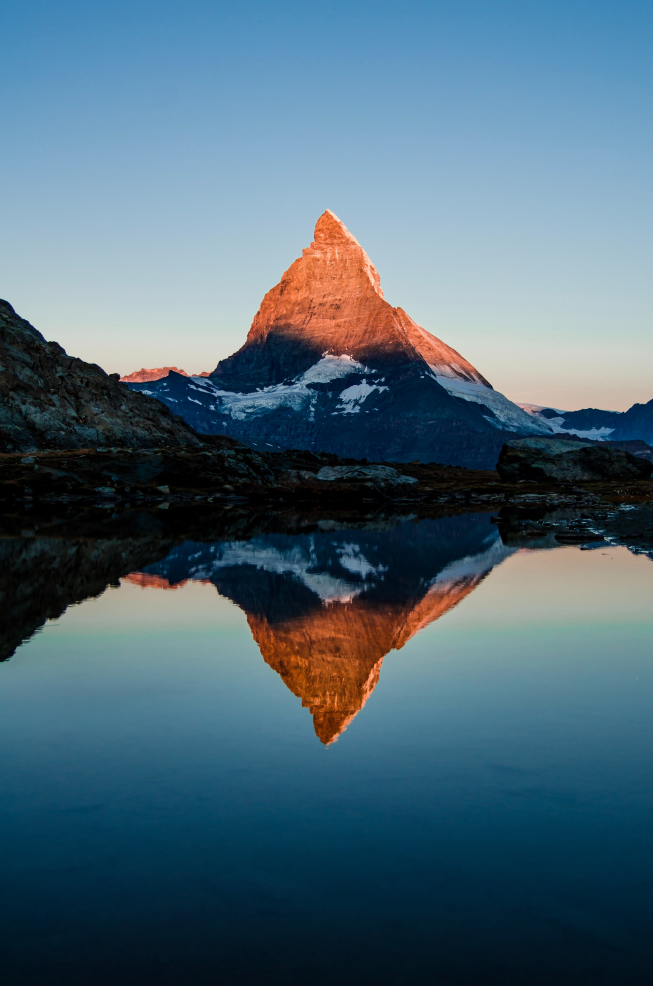
#> input picture testPexel/highRes/pexels-chris-czermak-2444429.jpg, 3264 x 4928 px, given as the content of the folder ./data/train/lowRes, which was not available (shown at 1/5 size)
$ python dataLoader.py
#> lines starting #> are read from the running program, lines starting #| are printed output that depends on the picture; pictures that were not available may be replaced by others from this repository, and a replacement may not be noted
import h5py
import os
import cv2
import numpy as np

import variables

targetSize = variables.targetSize
scaler = variables.scaleFactor


def loadData(path, targetSize, scaler, lowRes, outputName="defaultName", saveFile=False):
#> called with path = './data/train/lowRes', targetSize = 256, scaler = 2, lowRes = True, outputName = 'trainLowRes', saveFile = True
    files = os.listdir(path)

    counter = 1
    totalFiles = len(files)

    data = []

    for file in files:
        fpath = path + "/" + file

        img = cv2.imread(fpath, cv2.IMREAD_COLOR)
#> img is the input picture: shape (4928, 3264, 3); mean B, G, R 119.5, 104.3, 77.7

        print("Trying: " + fpath)

        # Image Already Scaled Before
        if not lowRes:
            # img = cv2.resize(img, (targetSize // scaler, targetSize // scaler), interpolation=cv2.INTER_AREA)
            img = cv2.resize(img, (targetSize, targetSize), interpolation=cv2.INTER_AREA)

        img = cv2.cvtColor(img, cv2.COLOR_RGB2YUV)
#> img: shape (4928, 3264, 3); mean of channels 0, 1, 2 105.8, 114.2, 140

        img = img / 255.
#> img: shape (4928, 3264, 3) float64; mean of channels 0, 1, 2 0.415, 0.448, 0.549

        img = img[:, :, 0]
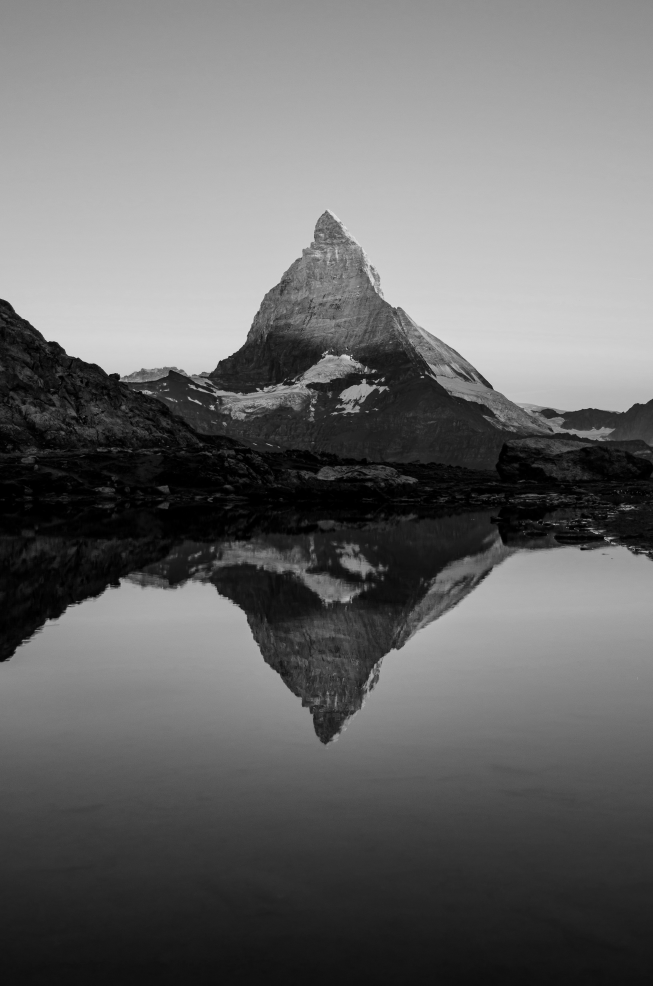
#> img: shape (4928, 3264) float64 (shown at 1/5 size); min 0, max 0.945, mean 0.415

        data.append(img)

        print(f"Done: {counter} / {totalFiles}")
        counter += 1

    data = np.array(data, dtype=np.float16)

    if saveFile:
        with h5py.File(f'{outputName}.h5', 'w') as h:
            h.create_dataset('data', data=data, shape=data.shape)


loadData("./data/train/lowRes", lowRes=True, targetSize=targetSize, scaler=scaler,
         outputName="trainLowRes", saveFile=True)

loadData("./data/val/lowRes", lowRes=True, targetSize=targetSize, scaler=scaler,
         outputName="valLowRes", saveFile=True)

loadData("./data/train/original", lowRes=False, targetSize=targetSize, scaler=scaler,
         outputName="trainHighRes", saveFile=True)
#> call 3 of loadData, with path = './data/train/original', targetSize = 256, scaler = 2, lowRes = False, outputName = 'trainHighRes', saveFile = True
#> in loadData (call 3), `img = cv2.resize(img, (targetSize, targetSize), interpolation=cv2.INTE..`:
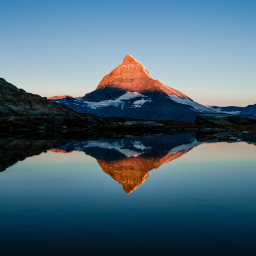
#> img: shape (256, 256, 3); mean B, G, R 119.5, 104.3, 77.7
#> in loadData (call 3), `img = cv2.cvtColor(img, cv2.COLOR_RGB2YUV)`: img: shape (256, 256, 3); mean of channels 0, 1, 2 105.8, 114.2, 140
#> in loadData (call 3), `img = img / 255.`: img: shape (256, 256, 3) float64; mean of channels 0, 1, 2 0.415, 0.448, 0.549
#> in loadData (call 3), `img = img[:, :, 0]`:
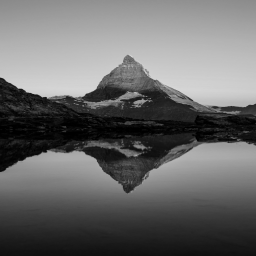
#> img: shape (256, 256) float64; min 0, max 0.843, mean 0.415

loadData("./data/val/original", lowRes=False, targetSize=targetSize, scaler=scaler,
         outputName="valHighRes", saveFile=True)

$ run again, on testPexel/highRes/pexels-jonas-kakaroto-736230.jpg
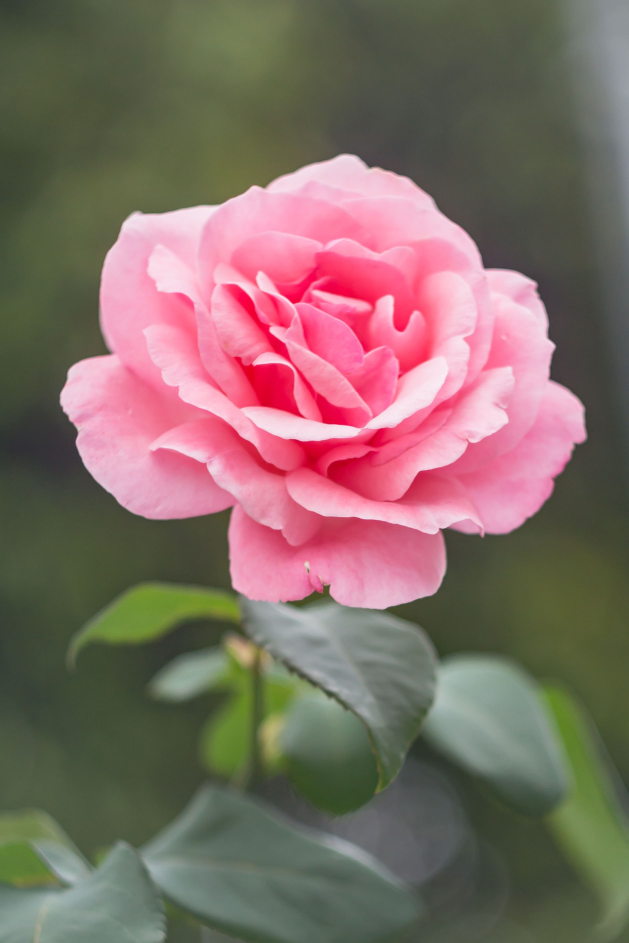
#> input picture testPexel/highRes/pexels-jonas-kakaroto-736230.jpg, 1886 x 2829 px, given as the content of the folder ./data/train/lowRes, which was not available (shown at 1/3 size)
#> in loadData, img is the input picture: shape (2829, 1886, 3); mean B, G, R 101.8, 108.6, 129.7
#> in loadData (call 3), `img = cv2.resize(img, (targetSize, targetSize), interpolation=cv2.INTE..`:
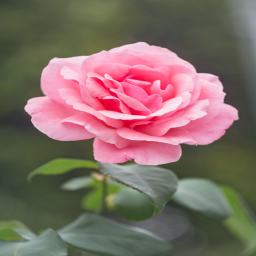
#> img: shape (256, 256, 3); mean B, G, R 101.8, 108.6, 129.7
#> in loadData (call 3), `img = img[:, :, 0]`:
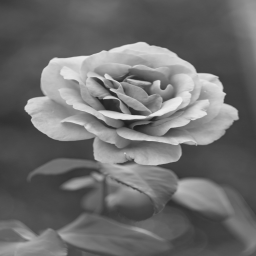
#> img: shape (256, 256) float64; min 0.114, max 0.937, mean 0.427

$ run again, on testPexel/highRes/pexels-pixabay-302769.jpg
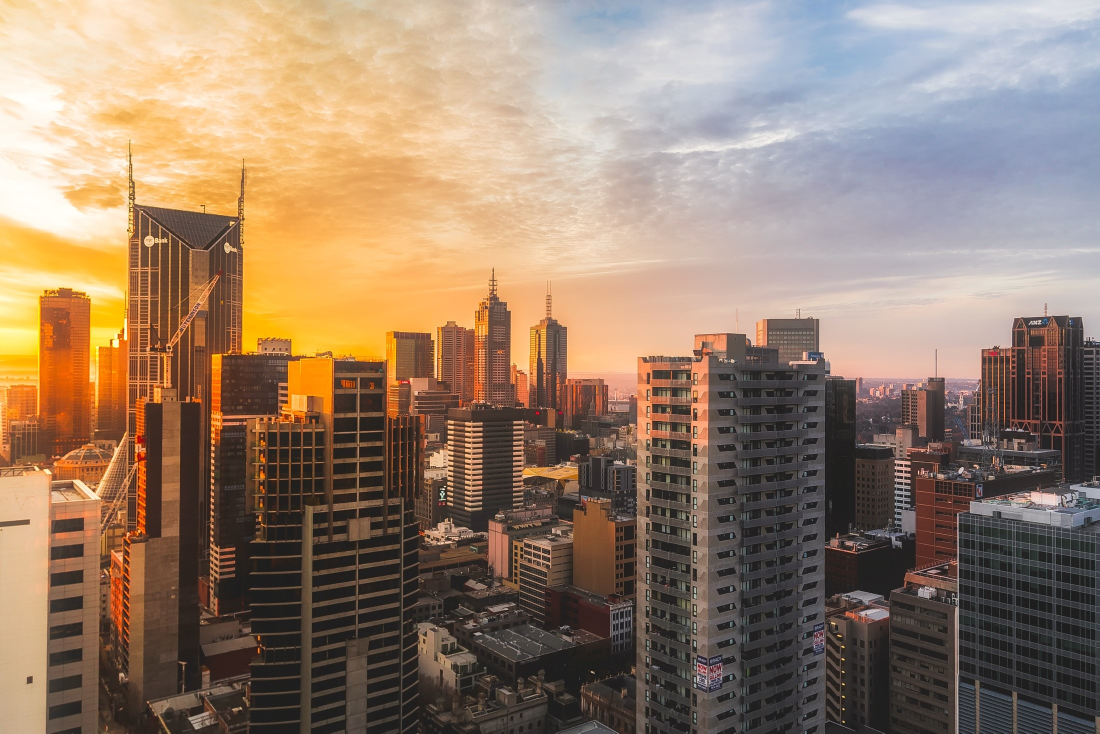
#> input picture testPexel/highRes/pexels-pixabay-302769.jpg, 2200 x 1467 px, given as the content of the folder ./data/train/lowRes, which was not available (shown at 1/2 size)
#> in loadData, img is the input picture: shape (1467, 2200, 3); mean B, G, R 108, 127.3, 150.1
#> in loadData (call 3), `img = cv2.resize(img, (targetSize, targetSize), interpolation=cv2.INTE..`:
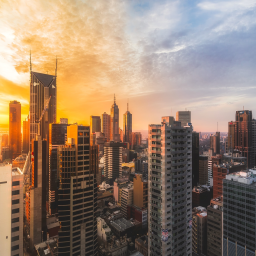
#> img: shape (256, 256, 3); mean B, G, R 108, 127.3, 150.1
#> in loadData (call 3), `img = img[:, :, 0]`:
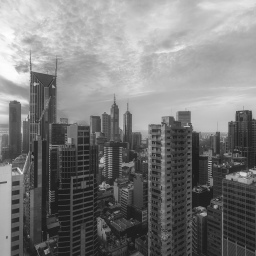
#> img: shape (256, 256) float64; min 0.11, max 0.992, mean 0.487

$ run again, on testPexel/highRes/pexels-pixabay-33109.jpg
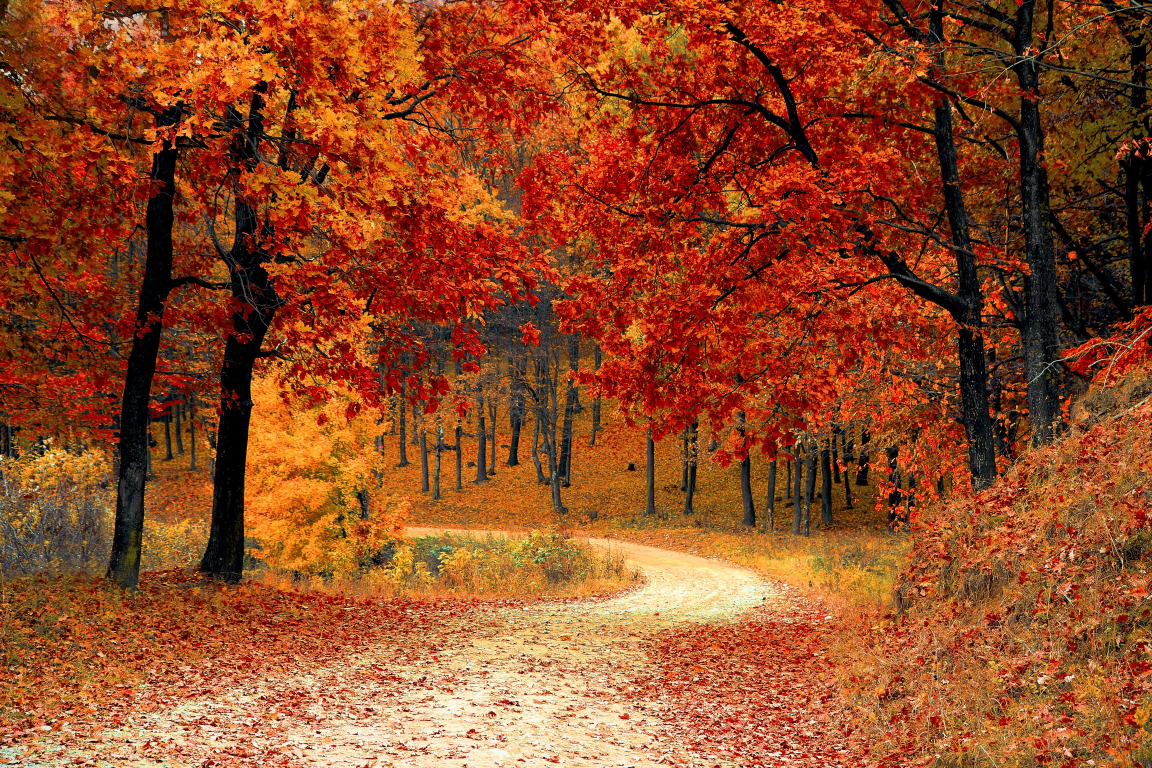
#> input picture testPexel/highRes/pexels-pixabay-33109.jpg, 3456 x 2304 px, given as the content of the folder ./data/train/lowRes, which was not available (shown at 1/3 size)
#> in loadData, img is the input picture: shape (2304, 3456, 3); mean B, G, R 38.8, 75.5, 145.3
#> in loadData (call 3), `img = cv2.resize(img, (targetSize, targetSize), interpolation=cv2.INTE..`:
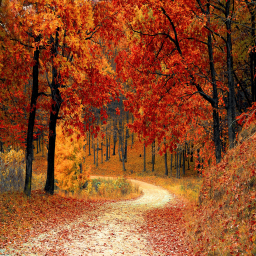
#> img: shape (256, 256, 3); mean B, G, R 38.8, 75.5, 145.3
#> in loadData (call 3), `img = img[:, :, 0]`:
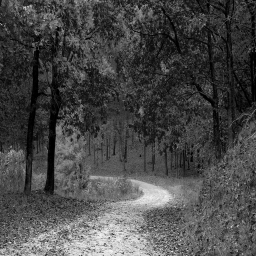
#> img: shape (256, 256) float64; min 0, max 0.965, mean 0.284
